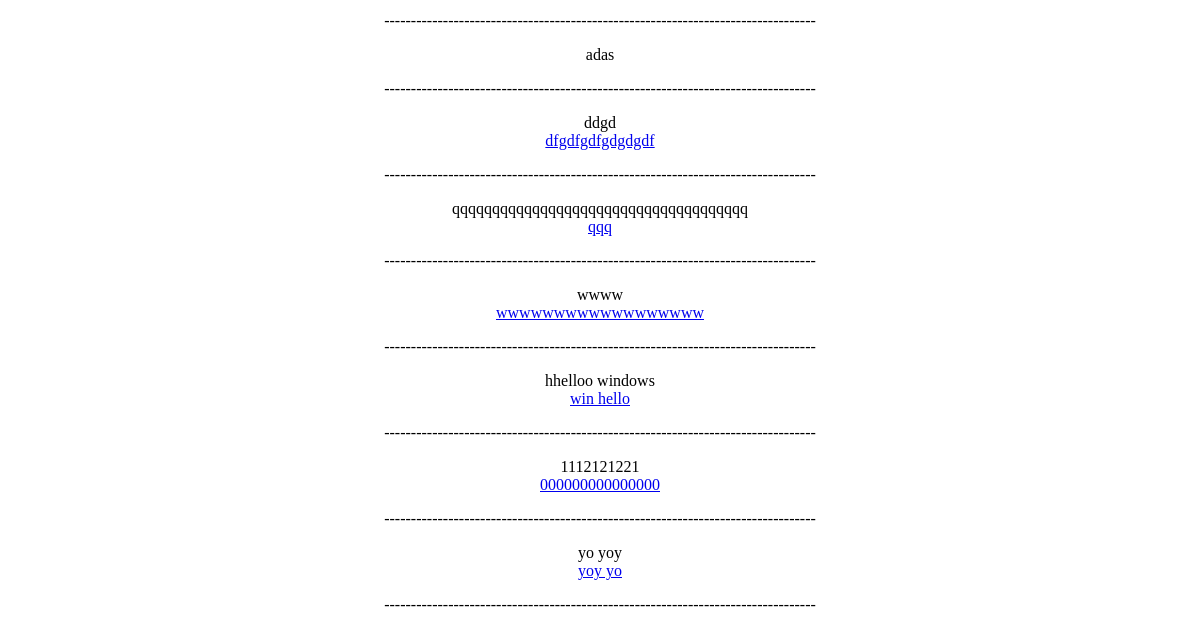
The page /history.html/ (signed in, lower part) on the database as committed earlier.
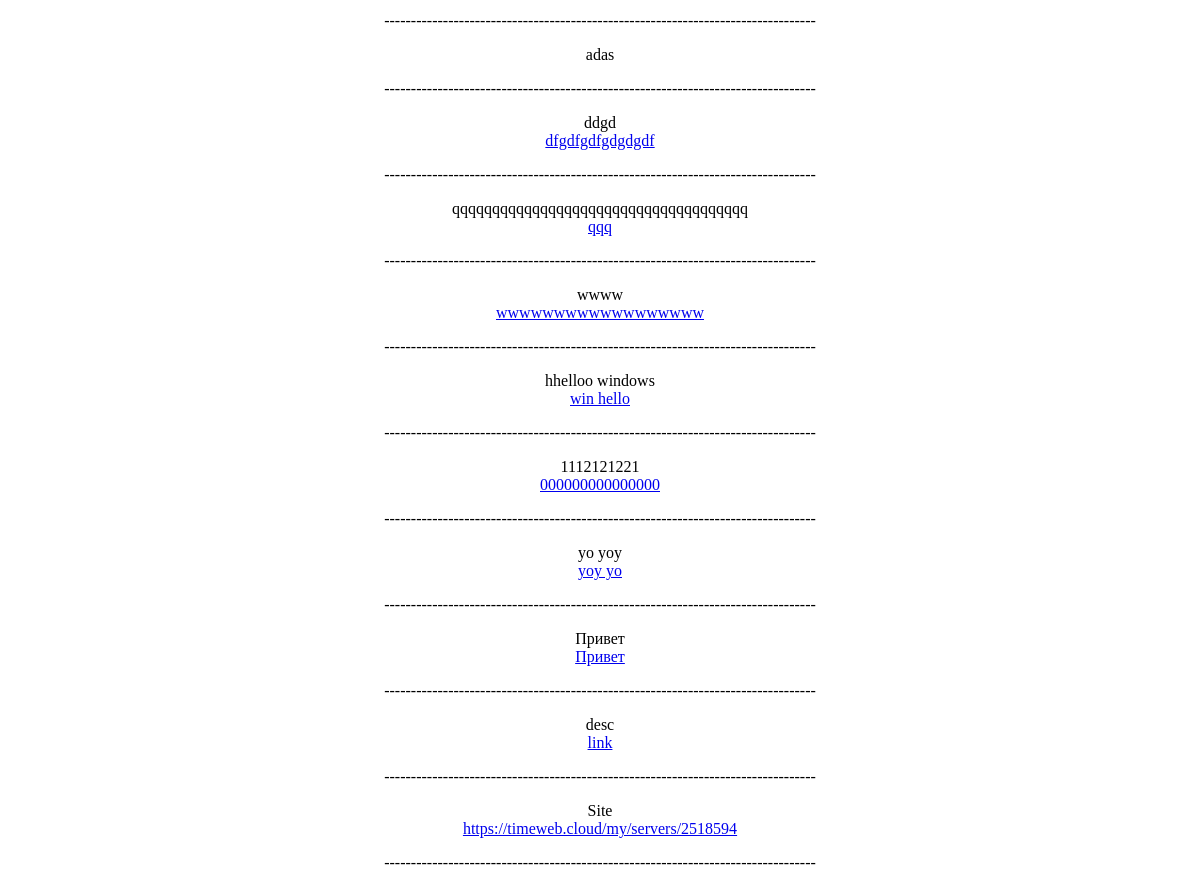
The same page on the database as committed later.
### app1/models.py (models this page shows, shortened)
class Links(models.Model):
    link = models.CharField(max_length=200, blank=False)
    description = models.CharField(max_length=100, blank=False)

### app1/views.py (the view)
# urls.py: path('history.html/', history_page),
@login_required
def history_page(request):
    all_links = Links.objects.all()
    return render(request, 'history.html', {'data': all_links})

### templates/history.html (shortened to what this page needs)
<!DOCTYPE html>
<html style="width: 100%; height: 100%;">
<head>
</head>
<body style="width: 100%; height: 100%; margin: 0;">
<div class="main_div">
    {%for i in data%}
    {{i.description}}
    <a href="{{i.link}}">{{i.link}}</a>
    <p>---------------------------------------------------------------------------------</p>
    {%endfor%}
</div>
</body>
</html>

### templates/history.html (style rules this page uses)
.main_div { display: flex; flex-direction: column; justify-content: center; align-items: center; }

Rows that differ between the two databases and show on the page:
added Links: description "Привет", link "Привет"
added Links: description "desc", link "link"
added Links: description "Site", link "https://timeweb.cloud/my/servers/2518594"
